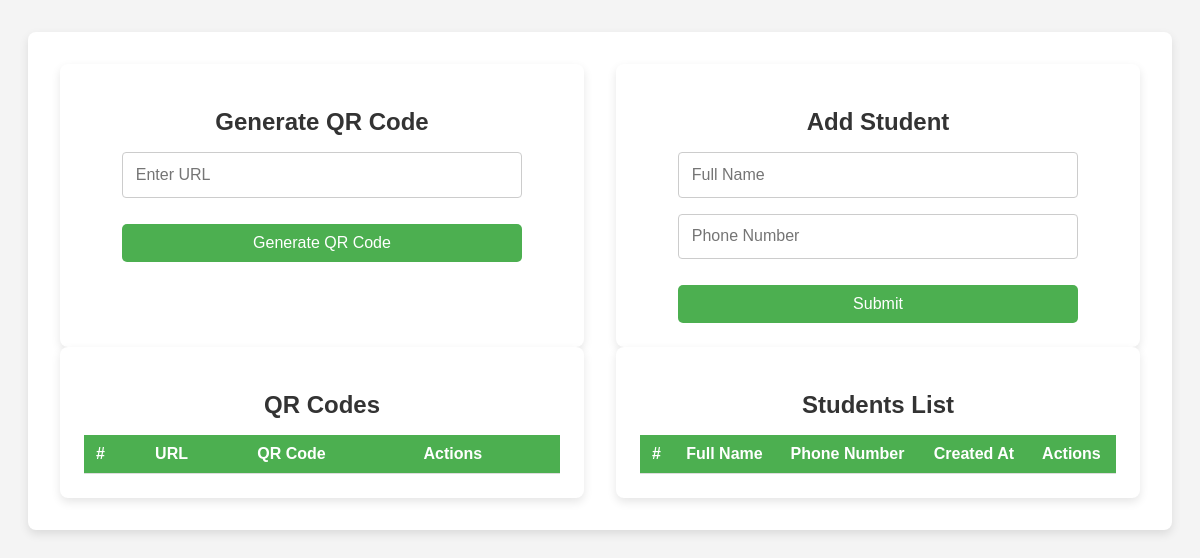
Before: / with the older database file.
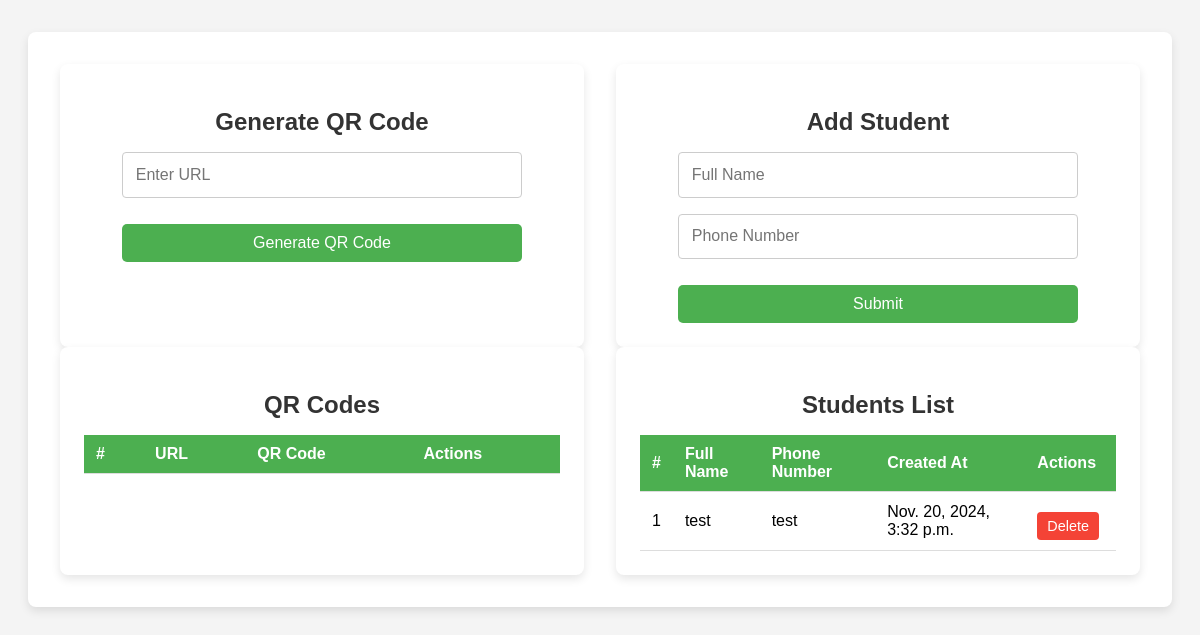
After: the same page with the newer database file.
### main/models.py (models this page shows, shortened)
class Student(models.Model):
    full_name = models.CharField(max_length=255)
    phone_number = models.CharField(max_length=13)
    created_at = models.DateTimeField(auto_now_add=True)

### main/views.py (the view)
# urls.py: path('', DashboardView.as_view(), name='dashboard'),
class DashboardView(View):
    def get(self, request):
        context = {
            'qr_codes': QRCode.objects.all(),
            'students': Student.objects.order_by('-id'),
        }
        return render(request, 'dashboard.html', context)

### templates/dashboard.html (shortened to what this page needs)
<!DOCTYPE html>
<html lang="en">
<head>
</head>
<body>
    <div class="container">
        <div class="dashboard-grid">
            <div class="section">
                <h2 class="section-title">Generate QR Code</h2>
                <form method="post" action="{% url 'qr_code_generator' %}">
                    <input type="url" name="url" placeholder="Enter URL" required>
                    <button type="submit">Generate QR Code</button>
                </form>
            </div>
            <div class="section">
                <h2 class="section-title">Add Student</h2>
                <form method="post" action="{% url 'student-request-dashboard' %}">
                    <input type="text" name="full_name" placeholder="Full Name" required>
                    <input type="tel" name="phone_number" placeholder="Phone Number" required>
                    <button type="submit">Submit</button>
                </form>
            </div>
        </div>
        <div class="dashboard-grid">
            <div class="section">
                <h2 class="section-title">QR Codes</h2>
                <table>
                    <tr>
                        <th>#</th>
                        <th>URL</th>
                        <th>QR Code</th>
                        <th>Actions</th>
                    </tr>
                </table>
            </div>
            <div class="section">
                <h2 class="section-title">Students List</h2>
                <table>
                    <tr>
                        <th>#</th>
                        <th>Full Name</th>
                        <th>Phone Number</th>
                        <th>Created At</th>
                        <th>Actions</th>
                    </tr>
                    {% for student in students %}
                    <tr>
                        <td>{{ forloop.counter }}</td>
                        <td>{{ student.full_name }}</td>
                        <td>{{ student.phone_number }}</td>
                        <td>{{ student.created_at }}</td>
                        <td>
                            <form action="{% url 'delete_student' student.id %}" style="display:inline;">
                                <button class="btn-delete">Delete</button>
                            </form>
                        </td>
                    </tr>
                    {% endfor %}
                </table>
            </div>
        </div>
    </div>
</body>
</html>

Changed rows visible on the page:
added Student: full_name "test", phone_number "test", created_at "Nov. 20, 2024, 3:32 p.m."
